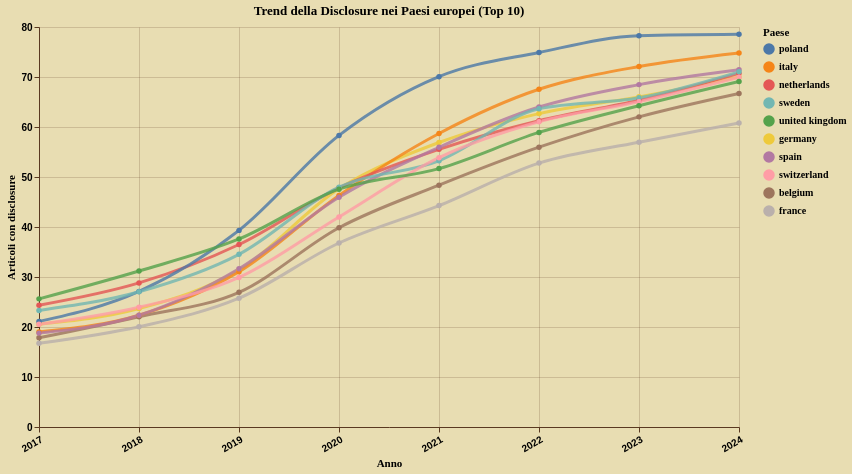

Source (Vega-Lite JSON):
### Vega-Lite specification from a JSON file in a GitHub repository (floating-point values rounded to 4 significant figures)
{"$schema": "https://vega.github.io/schema/vega-lite/v5.20.1.json", "config": {"area": {"color": "#6b4a32", "opacity": 0.8}, "axis": {"domainColor": "#5a3921", "gridColor": "#5a3921", "gridOpacity": 0.2, "labelColor": "black", "labelFontWeight": "bold", "tickColor": "#5a3921", "titleColor": "black", "titleFont": "EB Garamond"}, "background": "#e8ddb2", "bar": {"color": "#6b4a32", "opacity": 0.8}, "legend": {"labelColor": "black", "labelFont": "EB Garamond", "labelFontWeight": "bold", "titleColor": "black", "titleFont": "EB Garamond", "titleFontWeight": "bold"}, "line": {"color": "#6b4a32", "opacity": 0.8}, "mark": {"color": "#6b4a32", "opacity": 0.8}, "point": {"color": "#6b4a32", "opacity": 0.8}, "title": {"color": "black", "font": "EB Garamond"}, "view": {"height": 250, "stroke": null, "width": 350}}, "data": {"name": "data-14cf719e03b3def7645c271cc3cc927d"}, "datasets": {"data-14cf719e03b3def7645c271cc3cc927d": [{"Year": 2017, "disclosure_percent": 17.84, "n_articles": 13333, "normalized_countries": "belgium"}, {"Year": 2018, "disclosure_percent": 22.06, "n_articles": 13718, "normalized_countries": "belgium"}, {"Year": 2019, "disclosure_percent": 26.94, "n_articles": 13978, "normalized_countries": "belgium"}, {"Year": 2020, "disclosure_percent": 39.85, "n_articles": 16518, "normalized_countries": "belgium"}, {"Year": 2021, "disclosure_percent": 48.37, "n_articles": 16948, "normalized_countries": "belgium"}, {"Year": 2022, "disclosure_percent": 55.96, "n_articles": 15393, "normalized_countries": "belgium"}, {"Year": 2023, "disclosure_percent": 62.03, "n_articles": 14968, "normalized_countries": "belgium"}, {"Year": 2024, "disclosure_percent": 66.7, "n_articles": 13299, "normalized_countries": "belgium"}, {"Year": 2017, "disclosure_percent": 16.73, "n_articles": 40817, "normalized_countries": "france"}, {"Year": 2018, "disclosure_percent": 20.05, "n_articles": 40342, "normalized_countries": "france"}, {"Year": 2019, "disclosure_percent": 25.76, "n_articles": 41446, "normalized_countries": "france"}, {"Year": 2020, "disclosure_percent": 36.8, "n_articles": 47152, "normalized_countries": "france"}, {"Year": 2021, "disclosure_percent": 44.28, "n_articles": 46829, "normalized_countries": "france"}, {"Year": 2022, "disclosure_percent": 52.79, "n_articles": 43536, "normalized_countries": "france"}, {"Year": 2023, "disclosure_percent": 56.96, "n_articles": 40657, "normalized_countries": "france"}, {"Year": 2024, "disclosure_percent": 60.78, "n_articles": 36139, "normalized_countries": "france"}, {"Year": 2017, "disclosure_percent": 20.57, "n_articles": 56383, "normalized_countries": "germany"}, {"Year": 2018, "disclosure_percent": 23.68, "n_articles": 57642, "normalized_countries": "germany"}, {"Year": 2019, "disclosure_percent": 31.42, "n_articles": 58524, "normalized_countries": "germany"}, {"Year": 2020, "disclosure_percent": 47.68, "n_articles": 65274, "normalized_countries": "germany"}, {"Year": 2021, "disclosure_percent": 56.9, "n_articles": 70892, "normalized_countries": "germany"}, {"Year": 2022, "disclosure_percent": 62.68, "n_articles": 65963, "normalized_countries": "germany"}, {"Year": 2023, "disclosure_percent": 66.03, "n_articles": 61233, "normalized_countries": "germany"}, {"Year": 2024, "disclosure_percent": 70.02, "n_articles": 56192, "normalized_countries": "germany"}, {"Year": 2017, "disclosure_percent": 19.0, "n_articles": 46565, "normalized_countries": "italy"}, {"Year": 2018, "disclosure_percent": 22.36, "n_articles": 48481, "normalized_countries": "italy"}, {"Year": 2019, "disclosure_percent": 31.03, "n_articles": 52819, "normalized_countries": "italy"}, {"Year": 2020, "disclosure_percent": 46.32, "n_articles": 68558, "normalized_countries": "italy"}, {"Year": 2021, "disclosure_percent": 58.71, "n_articles": 70319, "normalized_countries": "italy"}, {"Year": 2022, "disclosure_percent": 67.55, "n_articles": 66897, "normalized_countries": "italy"}, {"Year": 2023, "disclosure_percent": 72.08, "n_articles": 62751, "normalized_countries": "italy"}, {"Year": 2024, "disclosure_percent": 74.79, "n_articles": 58822, "normalized_countries": "italy"}, {"Year": 2017, "disclosure_percent": 24.36, "n_articles": 27648, "normalized_countries": "netherlands"}, {"Year": 2018, "disclosure_percent": 28.82, "n_articles": 28029, "normalized_countries": "netherlands"}, {"Year": 2019, "disclosure_percent": 36.5, "n_articles": 28191, "normalized_countries": "netherlands"}, {"Year": 2020, "disclosure_percent": 47.82, "n_articles": 31440, "normalized_countries": "netherlands"}, {"Year": 2021, "disclosure_percent": 55.54, "n_articles": 33078, "normalized_countries": "netherlands"}, {"Year": 2022, "disclosure_percent": 61.25, "n_articles": 30575, "normalized_countries": "netherlands"}, {"Year": 2023, "disclosure_percent": 65.34, "n_articles": 28229, "normalized_countries": "netherlands"}, {"Year": 2024, "disclosure_percent": 70.73, "n_articles": 25104, "normalized_countries": "netherlands"}, {"Year": 2017, "disclosure_percent": 21.12, "n_articles": 13331, "normalized_countries": "poland"}, {"Year": 2018, "disclosure_percent": 27.11, "n_articles": 14265, "normalized_countries": "poland"}, {"Year": 2019, "disclosure_percent": 39.32, "n_articles": 15525, "normalized_countries": "poland"}, {"Year": 2020, "disclosure_percent": 58.32, "n_articles": 20348, "normalized_countries": "poland"}, {"Year": 2021, "disclosure_percent": 70.07, "n_articles": 22984, "normalized_countries": "poland"}, {"Year": 2022, "disclosure_percent": 74.9, "n_articles": 21315, "normalized_countries": "poland"}, {"Year": 2023, "disclosure_percent": 78.27, "n_articles": 19387, "normalized_countries": "poland"}, {"Year": 2024, "disclosure_percent": 78.56, "n_articles": 18624, "normalized_countries": "poland"}, {"Year": 2017, "disclosure_percent": 18.78, "n_articles": 31264, "normalized_countries": "spain"}, {"Year": 2018, "disclosure_percent": 22.35, "n_articles": 32890, "normalized_countries": "spain"}, {"Year": 2019, "disclosure_percent": 31.65, "n_articles": 35042, "normalized_countries": "spain"}, {"Year": 2020, "disclosure_percent": 45.95, "n_articles": 43264, "normalized_countries": "spain"}, {"Year": 2021, "disclosure_percent": 55.94, "n_articles": 46384, "normalized_countries": "spain"}, {"Year": 2022, "disclosure_percent": 63.99, "n_articles": 43043, "normalized_countries": "spain"}, {"Year": 2023, "disclosure_percent": 68.48, "n_articles": 41265, "normalized_countries": "spain"}, {"Year": 2024, "disclosure_percent": 71.43, "n_articles": 37227, "normalized_countries": "spain"}, {"Year": 2017, "disclosure_percent": 23.31, "n_articles": 16269, "normalized_countries": "sweden"}, {"Year": 2018, "disclosure_percent": 27.05, "n_articles": 16243, "normalized_countries": "sweden"}, {"Year": 2019, "disclosure_percent": 34.53, "n_articles": 16957, "normalized_countries": "sweden"}, {"Year": 2020, "disclosure_percent": 47.96, "n_articles": 18656, "normalized_countries": "sweden"}, {"Year": 2021, "disclosure_percent": 53.24, "n_articles": 19249, "normalized_countries": "sweden"}, {"Year": 2022, "disclosure_percent": 63.65, "n_articles": 17588, "normalized_countries": "sweden"}, {"Year": 2023, "disclosure_percent": 65.83, "n_articles": 16337, "normalized_countries": "sweden"}, {"Year": 2024, "disclosure_percent": 71.03, "n_articles": 15148, "normalized_countries": "sweden"}, {"Year": 2017, "disclosure_percent": 20.53, "n_articles": 10861, "normalized_countries": "switzerland"}, {"Year": 2018, "disclosure_percent": 23.96, "n_articles": 18976, "normalized_countries": "switzerland"}, {"Year": 2019, "disclosure_percent": 29.91, "n_articles": 20065, "normalized_countries": "switzerland"}, {"Year": 2020, "disclosure_percent": 42.02, "n_articles": 23367, "normalized_countries": "switzerland"}, {"Year": 2021, "disclosure_percent": 53.87, "n_articles": 24626, "normalized_countries": "switzerland"}, {"Year": 2022, "disclosure_percent": 61.04, "n_articles": 23142, "normalized_countries": "switzerland"}, {"Year": 2023, "disclosure_percent": 65.06, "n_articles": 21668, "normalized_countries": "switzerland"}, {"Year": 2024, "disclosure_percent": 69.95, "n_articles": 19927, "normalized_countries": "switzerland"}, {"Year": 2017, "disclosure_percent": 25.63, "n_articles": 62215, "normalized_countries": "united kingdom"}, {"Year": 2018, "disclosure_percent": 31.2, "n_articles": 63805, "normalized_countries": "united kingdom"}, {"Year": 2019, "disclosure_percent": 37.6, "n_articles": 63928, "normalized_countries": "united kingdom"}, {"Year": 2020, "disclosure_percent": 47.56, "n_articles": 71804, "normalized_countries": "united kingdom"}, {"Year": 2021, "disclosure_percent": 51.69, "n_articles": 77059, "normalized_countries": "united kingdom"}, {"Year": 2022, "disclosure_percent": 58.92, "n_articles": 69168, "normalized_countries": "united kingdom"}, {"Year": 2023, "disclosure_percent": 64.25, "n_articles": 63761, "normalized_countries": "united kingdom"}, {"Year": 2024, "disclosure_percent": 69.1, "n_articles": 58164, "normalized_countries": "united kingdom"}]}, "encoding": {"color": {"field": "normalized_countries", "sort": ["poland", "italy", "netherlands", "sweden", "united kingdom", "germany", "spain", "switzerland", "belgium", "france"], "title": "Paese", "type": "nominal"}, "tooltip": [{"field": "normalized_countries", "title": "Paese", "type": "nominal"}, {"field": "Year", "title": "Anno", "type": "quantitative"}, {"field": "disclosure_percent", "format": ".1f", "title": "% disclosure", "type": "quantitative"}, {"field": "n_articles", "title": "N. articoli", "type": "quantitative"}], "x": {"axis": {"format": "d", "labelAngle": -30, "labelFontWeight": "bold"}, "field": "Year", "title": "Anno", "type": "quantitative"}, "y": {"field": "disclosure_percent", "title": "Articoli con disclosure", "type": "quantitative"}}, "height": 400, "mark": {"interpolate": "monotone", "point": true, "size": 3, "type": "line"}, "title": "Trend della Disclosure nei Paesi europei (Top 10)", "width": 700}
